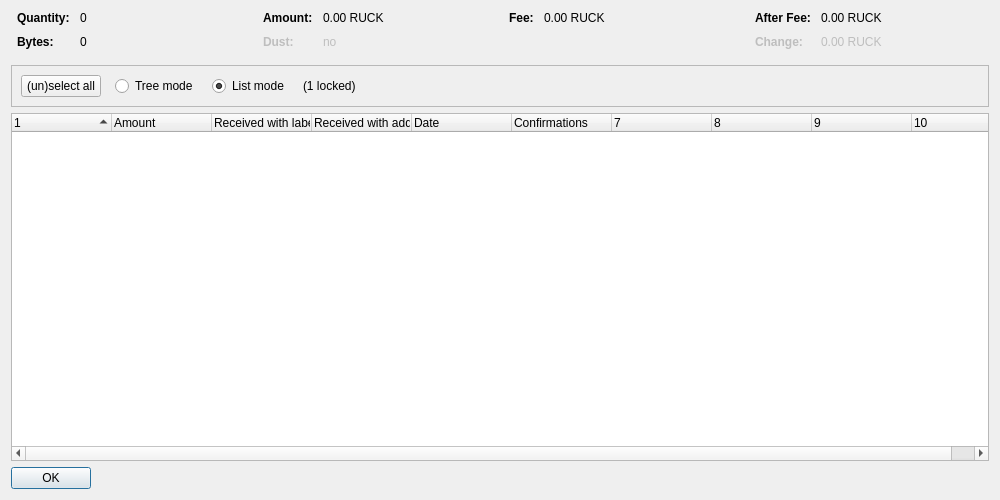
<?xml version="1.0" encoding="UTF-8"?>
<ui version="4.0">
 <class>CoinControlDialog</class>
 <widget class="QDialog" name="CoinControlDialog">
  <property name="geometry">
   <rect>
    <x>0</x>
    <y>0</y>
    <width>1000</width>
    <height>500</height>
   </rect>
  </property>
  <property name="windowTitle">
   <string>Coin Selection</string>
  </property>
  <layout class="QVBoxLayout" name="verticalLayout">
   <item>
    <layout class="QHBoxLayout" name="horizontalLayoutTop" stretch="0,0,0,0">
     <property name="topMargin">
      <number>0</number>
     </property>
     <property name="bottomMargin">
      <number>10</number>
     </property>
     <item>
      <layout class="QFormLayout" name="formLayoutCoinControl1">
       <property name="horizontalSpacing">
        <number>10</number>
       </property>
       <property name="verticalSpacing">
        <number>10</number>
       </property>
       <property name="leftMargin">
        <number>6</number>
       </property>
       <property name="rightMargin">
        <number>6</number>
       </property>
       <item row="0" column="0">
        <widget class="QLabel" name="labelCoinControlQuantityText">
         <property name="font">
          <font>
           <weight>75</weight>
           <bold>true</bold>
          </font>
         </property>
         <property name="text">
          <string>Quantity:</string>
         </property>
        </widget>
       </item>
       <item row="0" column="1">
        <widget class="QLabel" name="labelCoinControlQuantity">
         <property name="cursor">
          <cursorShape>IBeamCursor</cursorShape>
         </property>
         <property name="contextMenuPolicy">
          <enum>Qt::ActionsContextMenu</enum>
         </property>
         <property name="text">
          <string notr="true">0</string>
         </property>
         <property name="textInteractionFlags">
          <set>Qt::LinksAccessibleByMouse|Qt::TextSelectableByKeyboard|Qt::TextSelectableByMouse</set>
         </property>
        </widget>
       </item>
       <item row="1" column="0">
        <widget class="QLabel" name="labelCoinControlBytesText">
         <property name="font">
          <font>
           <weight>75</weight>
           <bold>true</bold>
          </font>
         </property>
         <property name="text">
          <string>Bytes:</string>
         </property>
        </widget>
       </item>
       <item row="1" column="1">
        <widget class="QLabel" name="labelCoinControlBytes">
         <property name="cursor">
          <cursorShape>IBeamCursor</cursorShape>
         </property>
         <property name="contextMenuPolicy">
          <enum>Qt::ActionsContextMenu</enum>
         </property>
         <property name="text">
          <string notr="true">0</string>
         </property>
         <property name="textInteractionFlags">
          <set>Qt::LinksAccessibleByMouse|Qt::TextSelectableByKeyboard|Qt::TextSelectableByMouse</set>
         </property>
        </widget>
       </item>
      </layout>
     </item>
     <item>
      <layout class="QFormLayout" name="formLayoutCoinControl2">
       <property name="horizontalSpacing">
        <number>10</number>
       </property>
       <property name="verticalSpacing">
        <number>10</number>
       </property>
       <property name="leftMargin">
        <number>6</number>
       </property>
       <property name="rightMargin">
        <number>6</number>
       </property>
       <item row="0" column="0">
        <widget class="QLabel" name="labelCoinControlAmountText">
         <property name="font">
          <font>
           <weight>75</weight>
           <bold>true</bold>
          </font>
         </property>
         <property name="text">
          <string>Amount:</string>
         </property>
        </widget>
       </item>
       <item row="0" column="1">
        <widget class="QLabel" name="labelCoinControlAmount">
         <property name="cursor">
          <cursorShape>IBeamCursor</cursorShape>
         </property>
         <property name="contextMenuPolicy">
          <enum>Qt::ActionsContextMenu</enum>
         </property>
         <property name="text">
          <string notr="true">0.00 RUCK</string>
         </property>
         <property name="textInteractionFlags">
          <set>Qt::LinksAccessibleByMouse|Qt::TextSelectableByKeyboard|Qt::TextSelectableByMouse</set>
         </property>
        </widget>
       </item>
       <item row="1" column="0">
        <widget class="QLabel" name="labelCoinControlLowOutputText">
         <property name="enabled">
          <bool>false</bool>
         </property>
         <property name="font">
          <font>
           <weight>75</weight>
           <bold>true</bold>
          </font>
         </property>
         <property name="text">
          <string>Dust:</string>
         </property>
        </widget>
       </item>
       <item row="1" column="1">
        <widget class="QLabel" name="labelCoinControlLowOutput">
         <property name="enabled">
          <bool>false</bool>
         </property>
         <property name="cursor">
          <cursorShape>IBeamCursor</cursorShape>
         </property>
         <property name="contextMenuPolicy">
          <enum>Qt::ActionsContextMenu</enum>
         </property>
         <property name="text">
          <string notr="true">no</string>
         </property>
         <property name="textInteractionFlags">
          <set>Qt::LinksAccessibleByMouse|Qt::TextSelectableByKeyboard|Qt::TextSelectableByMouse</set>
         </property>
        </widget>
       </item>
      </layout>
     </item>
     <item>
      <layout class="QFormLayout" name="formLayoutCoinControl3">
       <property name="horizontalSpacing">
        <number>10</number>
       </property>
       <property name="verticalSpacing">
        <number>10</number>
       </property>
       <property name="leftMargin">
        <number>6</number>
       </property>
       <property name="rightMargin">
        <number>6</number>
       </property>
       <item row="0" column="0">
        <widget class="QLabel" name="labelCoinControlFeeText">
         <property name="font">
          <font>
           <weight>75</weight>
           <bold>true</bold>
          </font>
         </property>
         <property name="text">
          <string>Fee:</string>
         </property>
        </widget>
       </item>
       <item row="0" column="1">
        <widget class="QLabel" name="labelCoinControlFee">
         <property name="cursor">
          <cursorShape>IBeamCursor</cursorShape>
         </property>
         <property name="contextMenuPolicy">
          <enum>Qt::ActionsContextMenu</enum>
         </property>
         <property name="text">
          <string notr="true">0.00 RUCK</string>
         </property>
         <property name="textInteractionFlags">
          <set>Qt::LinksAccessibleByMouse|Qt::TextSelectableByKeyboard|Qt::TextSelectableByMouse</set>
         </property>
        </widget>
       </item>
      </layout>
     </item>
     <item>
      <layout class="QFormLayout" name="formLayoutCoinControl4">
       <property name="horizontalSpacing">
        <number>10</number>
       </property>
       <property name="verticalSpacing">
        <number>10</number>
       </property>
       <property name="leftMargin">
        <number>6</number>
       </property>
       <property name="rightMargin">
        <number>6</number>
       </property>
       <item row="0" column="0">
        <widget class="QLabel" name="labelCoinControlAfterFeeText">
         <property name="font">
          <font>
           <weight>75</weight>
           <bold>true</bold>
          </font>
         </property>
         <property name="text">
          <string>After Fee:</string>
         </property>
        </widget>
       </item>
       <item row="0" column="1">
        <widget class="QLabel" name="labelCoinControlAfterFee">
         <property name="cursor">
          <cursorShape>IBeamCursor</cursorShape>
         </property>
         <property name="contextMenuPolicy">
          <enum>Qt::ActionsContextMenu</enum>
         </property>
         <property name="text">
          <string notr="true">0.00 RUCK</string>
         </property>
         <property name="textInteractionFlags">
          <set>Qt::LinksAccessibleByMouse|Qt::TextSelectableByKeyboard|Qt::TextSelectableByMouse</set>
         </property>
        </widget>
       </item>
       <item row="1" column="0">
        <widget class="QLabel" name="labelCoinControlChangeText">
         <property name="enabled">
          <bool>false</bool>
         </property>
         <property name="font">
          <font>
           <weight>75</weight>
           <bold>true</bold>
          </font>
         </property>
         <property name="text">
          <string>Change:</string>
         </property>
        </widget>
       </item>
       <item row="1" column="1">
        <widget class="QLabel" name="labelCoinControlChange">
         <property name="enabled">
          <bool>false</bool>
         </property>
         <property name="cursor">
          <cursorShape>IBeamCursor</cursorShape>
         </property>
         <property name="contextMenuPolicy">
          <enum>Qt::ActionsContextMenu</enum>
         </property>
         <property name="text">
          <string notr="true">0.00 RUCK</string>
         </property>
         <property name="textInteractionFlags">
          <set>Qt::LinksAccessibleByMouse|Qt::TextSelectableByKeyboard|Qt::TextSelectableByMouse</set>
         </property>
        </widget>
       </item>
      </layout>
     </item>
    </layout>
   </item>
   <item>
    <widget class="QFrame" name="frame">
     <property name="minimumSize">
      <size>
       <width>0</width>
       <height>40</height>
      </size>
     </property>
     <property name="frameShape">
      <enum>QFrame::StyledPanel</enum>
     </property>
     <property name="frameShadow">
      <enum>QFrame::Sunken</enum>
     </property>
     <layout class="QHBoxLayout" name="horizontalLayout">
      <item>
       <layout class="QHBoxLayout" name="horizontalLayoutPanel" stretch="0,0,0,0,0">
        <property name="spacing">
         <number>14</number>
        </property>
        <item>
         <widget class="QPushButton" name="pushButtonSelectAll">
          <property name="sizePolicy">
           <sizepolicy hsizetype="Maximum" vsizetype="Fixed">
            <horstretch>0</horstretch>
            <verstretch>0</verstretch>
           </sizepolicy>
          </property>
          <property name="text">
           <string>(un)select all</string>
          </property>
          <property name="autoDefault">
           <bool>false</bool>
          </property>
         </widget>
        </item>
        <item>
         <widget class="QRadioButton" name="radioTreeMode">
          <property name="sizePolicy">
           <sizepolicy hsizetype="Maximum" vsizetype="Fixed">
            <horstretch>0</horstretch>
            <verstretch>0</verstretch>
           </sizepolicy>
          </property>
          <property name="text">
           <string>Tree mode</string>
          </property>
         </widget>
        </item>
        <item>
         <widget class="QRadioButton" name="radioListMode">
          <property name="sizePolicy">
           <sizepolicy hsizetype="Maximum" vsizetype="Fixed">
            <horstretch>0</horstretch>
            <verstretch>0</verstretch>
           </sizepolicy>
          </property>
          <property name="text">
           <string>List mode</string>
          </property>
          <property name="checked">
           <bool>true</bool>
          </property>
         </widget>
        </item>
        <item>
         <widget class="QLabel" name="labelLocked">
          <property name="text">
           <string notr="true">(1 locked)</string>
          </property>
         </widget>
        </item>
        <item>
         <spacer name="horizontalSpacer">
          <property name="orientation">
           <enum>Qt::Horizontal</enum>
          </property>
          <property name="sizeHint" stdset="0">
           <size>
            <width>40</width>
            <height>20</height>
           </size>
          </property>
         </spacer>
        </item>
       </layout>
      </item>
     </layout>
    </widget>
   </item>
   <item>
    <widget class="CoinControlTreeWidget" name="treeWidget">
     <property name="contextMenuPolicy">
      <enum>Qt::CustomContextMenu</enum>
     </property>
     <property name="sortingEnabled">
      <bool>false</bool>
     </property>
     <property name="columnCount">
      <number>10</number>
     </property>
     <attribute name="headerShowSortIndicator" stdset="0">
      <bool>true</bool>
     </attribute>
     <attribute name="headerStretchLastSection">
      <bool>false</bool>
     </attribute>
     <column>
      <property name="text">
       <string/>
      </property>
     </column>
     <column>
      <property name="text">
       <string>Amount</string>
      </property>
     </column>
     <column>
      <property name="text">
       <string>Received with label</string>
      </property>
     </column>
     <column>
      <property name="text">
       <string>Received with address</string>
      </property>
     </column>
     <column>
      <property name="text">
       <string>Date</string>
      </property>
     </column>
     <column>
      <property name="text">
       <string>Confirmations</string>
      </property>
      <property name="toolTip">
       <string>Confirmed</string>
      </property>
     </column>
     <column>
      <property name="text">
       <string/>
      </property>
     </column>
     <column>
      <property name="text">
       <string/>
      </property>
     </column>
     <column>
      <property name="text">
       <string/>
      </property>
     </column>
     <column>
      <property name="text">
       <string/>
      </property>
     </column>
    </widget>
   </item>
   <item>
    <widget class="QDialogButtonBox" name="buttonBox">
     <property name="sizePolicy">
      <sizepolicy hsizetype="Maximum" vsizetype="Fixed">
       <horstretch>0</horstretch>
       <verstretch>0</verstretch>
      </sizepolicy>
     </property>
     <property name="orientation">
      <enum>Qt::Horizontal</enum>
     </property>
     <property name="standardButtons">
      <set>QDialogButtonBox::Ok</set>
     </property>
    </widget>
   </item>
  </layout>
 </widget>
 <customwidgets>
  <customwidget>
   <class>CoinControlTreeWidget</class>
   <extends>QTreeWidget</extends>
   <header>coincontroltreewidget.h</header>
  </customwidget>
 </customwidgets>
 <resources/>
 <connections/>
</ui>
